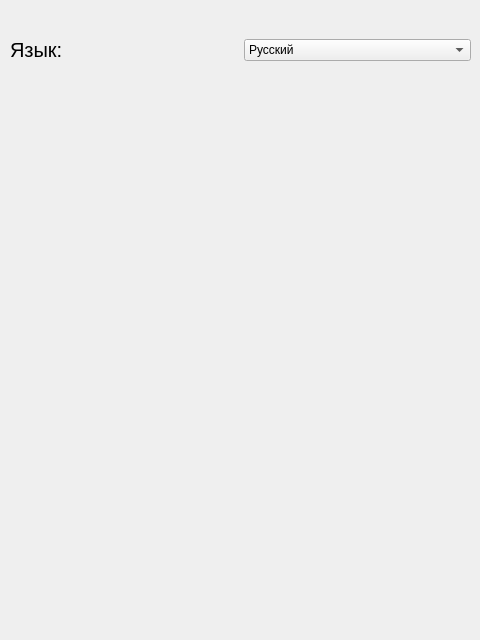
<?xml version="1.0" encoding="UTF-8"?>
<ui version="4.0">
 <class>Form_settings</class>
 <widget class="QWidget" name="Form_settings">
  <property name="geometry">
   <rect>
    <x>0</x>
    <y>0</y>
    <width>480</width>
    <height>640</height>
   </rect>
  </property>
  <property name="minimumSize">
   <size>
    <width>480</width>
    <height>640</height>
   </size>
  </property>
  <property name="maximumSize">
   <size>
    <width>480</width>
    <height>640</height>
   </size>
  </property>
  <property name="windowTitle">
   <string>Form</string>
  </property>
  <widget class="QWidget" name="horizontalLayoutWidget">
   <property name="geometry">
    <rect>
     <x>10</x>
     <y>10</y>
     <width>461</width>
     <height>80</height>
    </rect>
   </property>
   <layout class="QHBoxLayout" name="horizontalLayout">
    <item>
     <widget class="QLabel" name="label">
      <property name="font">
       <font>
        <pointsize>15</pointsize>
       </font>
      </property>
      <property name="text">
       <string>Язык:                    </string>
      </property>
     </widget>
    </item>
    <item>
     <widget class="QComboBox" name="comboBox">
      <item>
       <property name="text">
        <string>Русский</string>
       </property>
      </item>
      <item>
       <property name="text">
        <string>English</string>
       </property>
      </item>
      <item>
       <property name="text">
        <string>Français</string>
       </property>
      </item>
     </widget>
    </item>
   </layout>
  </widget>
 </widget>
 <resources/>
 <connections/>
</ui>
